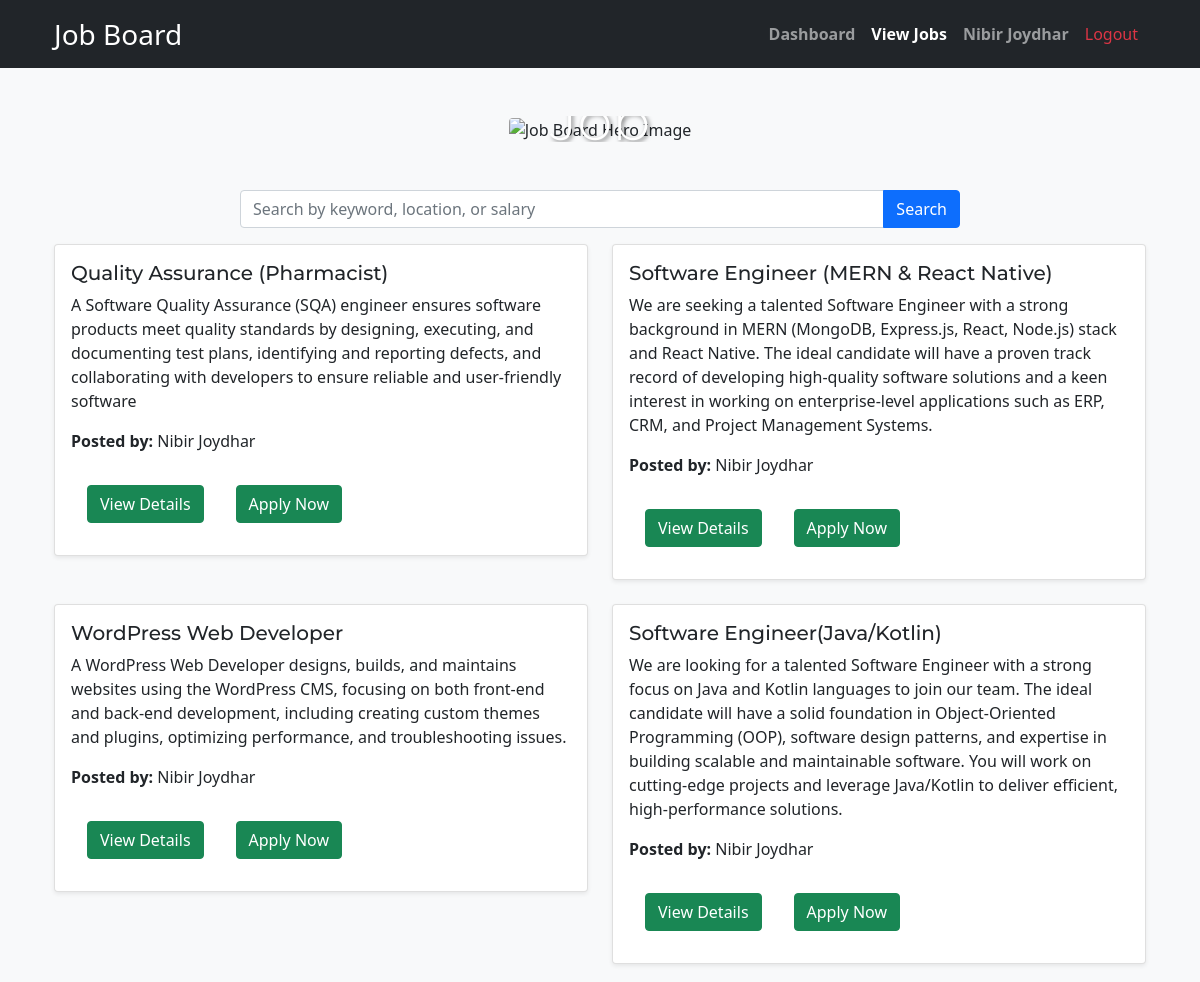
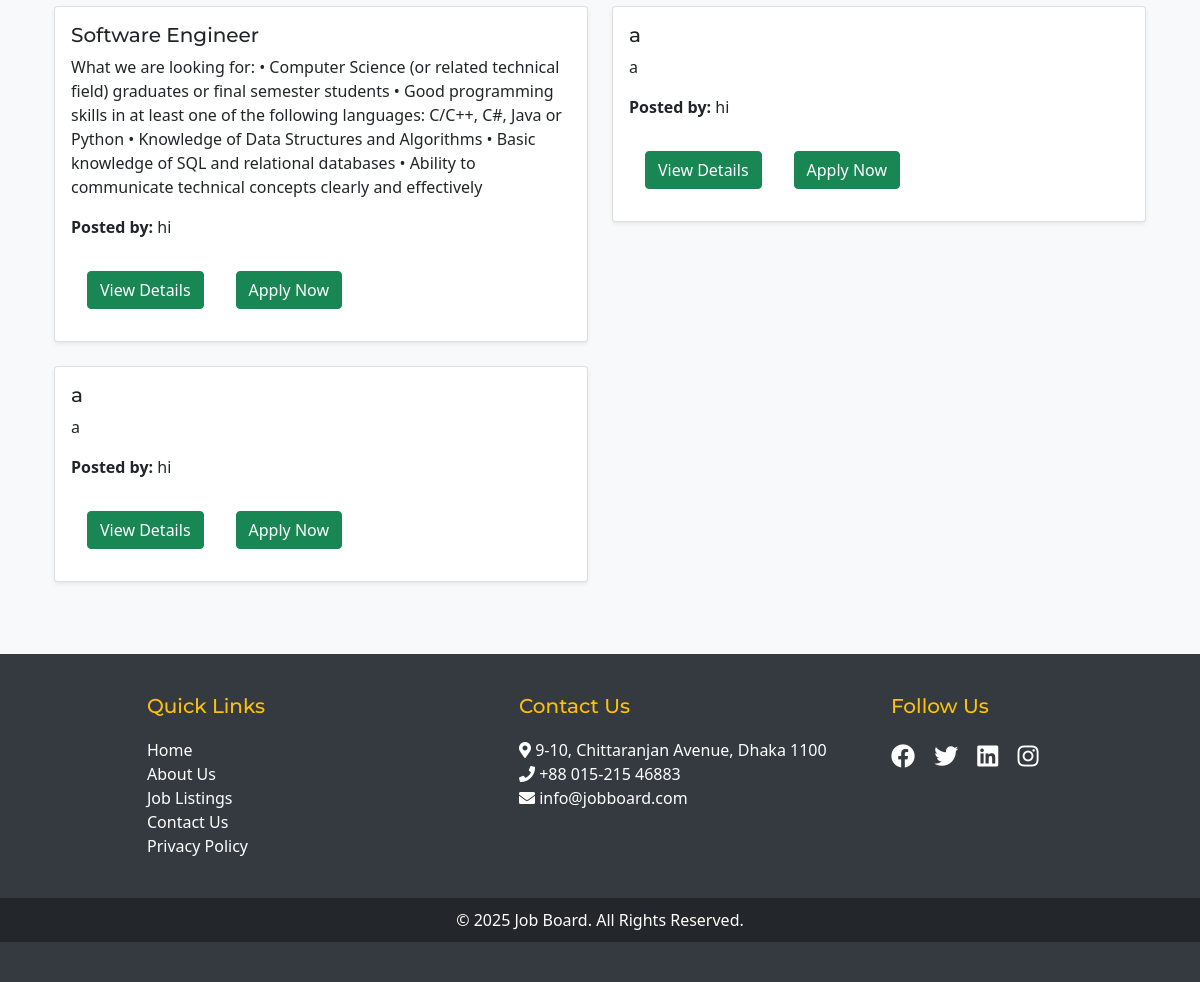
Screenshot of /index.php (signed in) with the database file from the repository (2 pictures, top to bottom).
### tables this page shows
CREATE TABLE `jobs` (
  `id` int(11) NOT NULL,
  `title` varchar(255) NOT NULL,
  `description` text NOT NULL,
  `location` varchar(255) NOT NULL,
  `salary` decimal(10,2) NOT NULL,
  `requirements` text DEFAULT NULL,
  `responsibilities` text DEFAULT NULL,
  `employer_id` int(11) NOT NULL,
  `created_at` timestamp NOT NULL DEFAULT current_timestamp()
);

CREATE TABLE `users` (
  `id` int(11) NOT NULL,
  `name` varchar(100) NOT NULL,
  `email` varchar(100) NOT NULL,
  `password` varchar(255) NOT NULL,
  `role` enum('job_seeker','employer','admin') NOT NULL,
  `created_at` timestamp NOT NULL DEFAULT current_timestamp(),
  `status` enum('active','inactive') NOT NULL DEFAULT 'active',
  `is_verified` tinyint(1) DEFAULT 0,
  `verification_code` varchar(255) DEFAULT NULL
);

### index.php (the view, shortened to what this page needs)
<!DOCTYPE html>
<html>
<head>
    <?php include('headlink.php'); ?>
</head>
<body class="bg-light">
    <?php include('header.php'); ?>
    <div class="toast-container position-fixed top-0 end-0 p-3" style="z-index: 1050;"></div>
    <div class="container mt-5">
        <div class="hero-section text-center mb-5">
            <img src="images/hero.jpg" alt="Job Board Hero Image" class="img-fluid rounded">
            <div class="hero-text">
                <h1 class="display-4">Find Your Dream Job</h1>
            </div>
        </div>
        <div class="row">
            <div class="col-md-8 mx-auto">
                <div class="input-group mb-3">
                    <input type="text" id="search" class="form-control"
                        placeholder="Search by keyword, location, or salary">
                    <button class="btn btn-primary" onclick="searchJobs()">Search</button>
                </div>
            </div>
        </div>
        <div class="row" id="job-listings">
            <?php
            $sql = "SELECT jobs.*, users.name AS employer_name FROM jobs JOIN users ON jobs.employer_id = users.id";
            $result = $conn->query($sql);
            if ($result->num_rows > 0) {
                while ($row = $result->fetch_assoc()) {
                    echo "<div class='col-md-6 mb-4 animate__animated animate__fadeInUp'>";
                    echo "<div class='card shadow-sm'>";
                    echo "<div class='card-body'>";
                    echo "<h5 class='card-title'>" . $row['title'] . "</h5>";
                    echo "<p class='card-text'>" . $row['description'] . "</p>";
                    echo "<p class='card-text'><strong>Posted by:</strong> " . $row['employer_name'] . "</p>";
                    echo "<a href='view_job.php?job_id=" . $row['id'] . "' class='btn btn-success m-3'>View Details</a>";
                    echo "<button class='apply-btn btn btn-success m-3 animate__animated animate__pulse animate__infinite' data-job-id='" . $row['id'] . "'>Apply Now</button>";
                    echo "</div></div></div>";
                }
            } else {
                echo "<div class='col-12 text-center'><p>No jobs posted yet.</p></div>";
            }
            ?>
        </div>
    </div>
    <?php include('footer.php'); ?>
</body>
</html>

### css/styles.css (style rules this page uses)
body { background-color: #f8f9fa; }
.card { border-radius: 12px; }
.btn { border-radius: 8px; }

### css/custom.css (style rules this page uses)
body { background-color: #f8f9fa; }
.card { border: none; border-radius: 10px; transition: transform 0.3s ease; }
.btn-primary { background-color: #007bff; border-color: #007bff; }
.btn-success { background-color: #28a745; border-color: #28a745; }
body { font-family: 'Poppins', sans-serif; }
h1, h2, h3, h4, h5, h6 { font-family: 'Montserrat', sans-serif; }
.hero-section { position: relative; overflow: hidden; border-radius: 10px; }
.hero-section img { width: 100%; height: auto; }
.hero-text { position: absolute; top: 50%; left: 50%; transform: translate(-50%, -50%); color: white; text-shadow: 2px 2px 4px rgba(0, 0, 0, 0.5); }

### rows the page displays
jobs: title "Quality Assurance (Pharmacist)", description "A Software Quality Assurance (SQA) engineer ensures software products meet quality standards by designing, executing, and documenting test plans, identifying and reporting defects, and collaborating with developers to ensure reliable and user-friendly software", employer.name "Nibir Joydhar"
jobs: title "Software Engineer (MERN & React Native)", description "We are seeking a talented Software Engineer with a strong background in MERN (MongoDB, Express.js, React, Node.js) stack and React Native. The ideal candidate will have a proven track record of developing high-quality software solutions and a keen interest in working on enterprise-level applications such as ERP, CRM, and Project Management Systems.", employer.name "Nibir Joydhar"
jobs: title "WordPress Web Developer", description "A WordPress Web Developer designs, builds, and maintains websites using the WordPress CMS, focusing on both front-end and back-end development, including creating custom themes and plugins, optimizing performance, and troubleshooting issues.", employer.name "Nibir Joydhar"
jobs: title "Software Engineer(Java/Kotlin)", description "We are looking for a talented Software Engineer with a strong focus on Java and Kotlin languages to join our team. The ideal candidate will have a solid foundation in Object-Oriented Programming (OOP), software design patterns, and expertise in building scalable and maintainable software. You will work on cutting-edge projects and leverage Java/Kotlin to deliver efficient, high-performance solutions.", employer.name "Nibir Joydhar"
jobs: title "Software Engineer", description "What we are looking for: • Computer Science (or related technical field) graduates or final semester students • Good programming skills in at least one of the following languages: C/C++, C#, Java or Python • Knowledge of Data Structures and Algorithms • Basic knowledge of SQL and relational databases • Ability to communicate technical concepts clearly and effectively", employer.name "hi"
jobs: title "a", description "a", employer.name "hi"
jobs: title "a", description "a", employer.name "hi"

### other values shown
$_SESSION['name'] "Nibir Joydhar"
